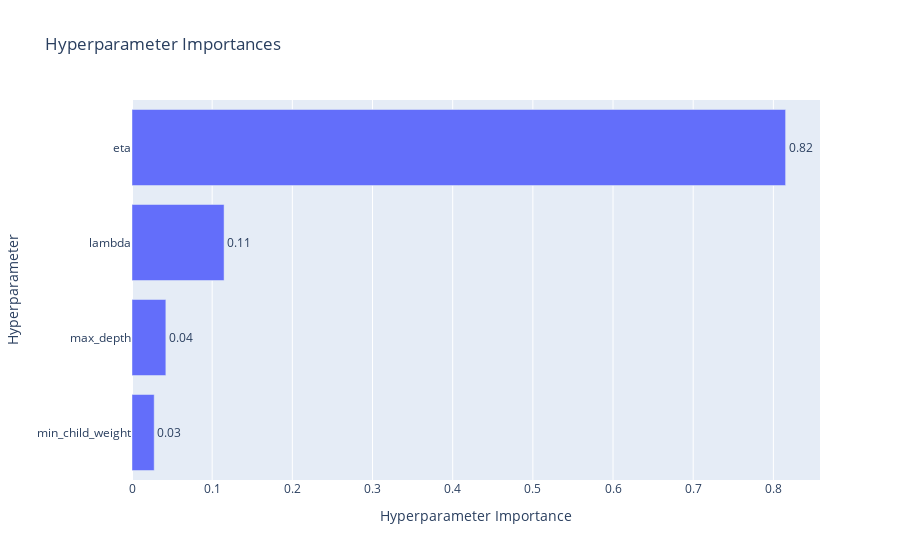

Notebook cell for this chart:
### Code cell
plot_param_importances(study)

### Figure 1 — Plotly figure (JSON) as saved in the notebook; plotly's stock layout.template omitted (floating-point values rounded to 4 significant figures)
{"data": [{"cliponaxis": false, "hovertemplate": ["min_child_weight (IntDistribution): 0.027676522285861323<extra></extra>", "max_depth (IntDistribution): 0.04222218014619737<extra></extra>", "lambda (FloatDistribution): 0.1148509367550585<extra></extra>", "eta (FloatDistribution): 0.8152503608128828<extra></extra>"], "name": "Objective Value", "orientation": "h", "text": ["0.03", "0.04", "0.11", "0.82"], "textposition": "outside", "type": "bar", "x": [0.02768, 0.04222, 0.1149, 0.8153], "y": ["min_child_weight", "max_depth", "lambda", "eta"]}], "layout": {"title": {"text": "Hyperparameter Importances"}, "xaxis": {"title": {"text": "Hyperparameter Importance"}}, "yaxis": {"title": {"text": "Hyperparameter"}}}}
